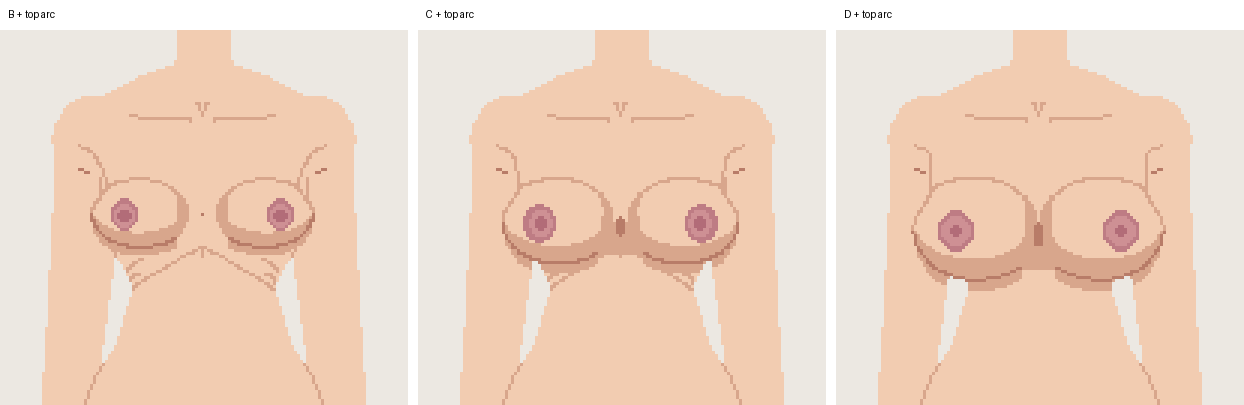
#> input picture web/droom/samples/bust_study/BCD.png, 1244 x 405 px, given in place of mask_nobust.png, which was not available
$ python ribcage.py .
#> lines starting #> are read from the running program, lines starting #| are printed output that depends on the picture
# 研習：先胸腔構圖、再放乳房（2D 線稿，量原本人偶的剪影；單位＝畫面格，×4 像素）
import sys
from PIL import Image, ImageDraw
SP = sys.argv[1]
K = 4
m = Image.open(f'{SP}/mask_nobust.png').convert('RGBA'); W, H = m.size; mp = m.load()
#> after `W, H = m.size`: W = 1244; H = 405
P = lambda X, z: (128 + X * K - .5, (126 - z) * K)
def spline(pts, n=12):  # Catmull-Rom
    out = []
    pts = [pts[0]] + pts + [pts[-1]]
    for i in range(1, len(pts) - 2):
        p0, p1, p2, p3 = pts[i-1], pts[i], pts[i+1], pts[i+2]
        for k in range(n):
            t = k / n
            out.append(tuple(.5 * ((2*p1[j]) + (-p0[j]+p2[j])*t + (2*p0[j]-5*p1[j]+4*p2[j]-p3[j])*t*t + (-p0[j]+3*p1[j]-3*p2[j]+p3[j])*t**3) for j in (0, 1)))
    out.append(pts[-2]); return out
def curve(d, pts, col, mirror=True):
    for s in ([-1, 1] if mirror else [1]):
        q = [P(s * x, z) for x, z in pts]
        d.line(spline(q), fill=col, width=1)
# ── 形狀（畫面格）──
RIB_SIDE = [(4.6, 85.0), (6.8, 83.0), (8.0, 81.0), (8.7, 79.0), (8.75, 77.0), (8.3, 75.0), (7.5, 73.0), (6.6, 71.6), (6.1, 70.6)]
RIB_ARCH = [(6.1, 70.6), (4.0, 71.4), (2.0, 72.6), (0, 73.6)]
STERNUM = [(0, 84.4), (0, 73.6)]
CLAV = [(0.7, 84.5), (3.0, 84.9), (5.8, 85.2), (8.4, 85.7)]
SHOULDER = (10.0, 82.6, 2.7)
import os
if os.environ.get('V1'): BREAST = [(8.6, 79.6), (9.3, 77.4), (9.4, 76.0), (8.9, 74.2), (7.7, 72.6), (5.7, 71.6), (3.9, 72.1), (2.6, 73.4), (2.2, 74.6)]
else: BREAST = [(8.5, 79.6), (8.85, 77.6), (8.9, 76.0), (8.4, 74.0), (7.2, 72.4), (5.3, 71.5), (3.4, 71.9), (2.1, 73.0), (1.5, 74.4), (1.35, 75.9), (1.5, 77.0)]   # 往中間收、外側只多鼓一點；內緣往上收到乳溝
HEART = [(0, 84.4), (3.5, 82.2), (6.6, 80.6), (8.6, 79.6)]
def base(sil=True):
    im = Image.new('RGB', (W, H), (255, 255, 255)); px = im.load()
    for y in range(H):
        for x in range(W):
            r, g, b, a = mp[x, y]
            if a and sil: px[x, y] = (236, 236, 236)
    return im
def outline(im, col=(150, 150, 150), skip=None):
    px = im.load()
    for y in range(1, H - 1):
        for x in range(1, W - 1):
            c = mp[x, y]
            if not c[3]: continue
            edge = False
            for dx, dy in ((1, 0), (-1, 0), (0, 1), (0, -1)):
                n = mp[x + dx, y + dy]
                if not n[3] or (n[2] == 255) != (c[2] == 255): edge = True
            if edge and not (skip and skip(x, y)): px[x, y] = col
# 乳房蓋住的地方：裡面的輪廓線（胸腔側邊、手臂內線）不畫
HM = Image.new('L', (W, H), 0); hd = ImageDraw.Draw(HM)
#> after `HM = Image.new('L', (W, H), 0)`: HM: PIL image 1244x405 L; every value is 0
for s_ in (-1, 1): hd.polygon(spline([P(s_ * x, z) for x, z in BREAST]), fill=255)
hmp = HM.load()
def hidden(x, y): return hmp[x, y] > 0
# ① 胸腔構圖
a = base(); outline(a); d = ImageDraw.Draw(a)
#> in base, `im = Image.new('RGB', (W, H), (255, 255, 255))`: im: PIL image 1244x405 RGB; every value is 255
#> after `a = base()`: a: PIL image 1244x405 RGB; every value is 236
#> after `outline(a)`:
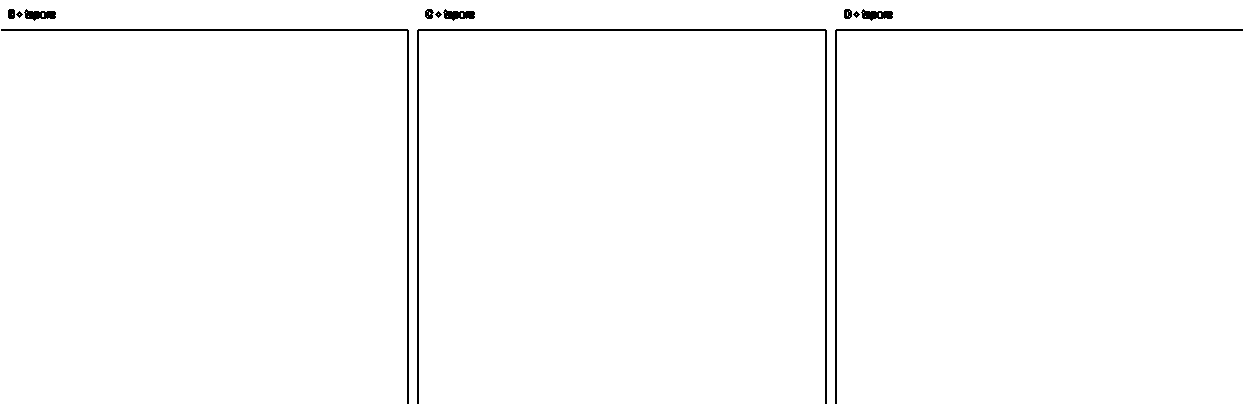
#> a: PIL image 1244x405 RGB; values 150 (black) and 236 (white), 98.7% white; black in thin lines or dots
BLUE, GREEN, YEL, BLK, CL = (60, 90, 220), (40, 170, 70), (225, 180, 20), (30, 26, 30), (120, 70, 60)
curve(d, RIB_SIDE, BLUE); curve(d, RIB_ARCH, BLUE); curve(d, STERNUM, BLUE, False); curve(d, CLAV, CL)
for s in (-1, 1):
    cx, cz, r = SHOULDER; x0, y0 = P(s * cx - r, cz + r); x1, y1 = P(s * cx + r, cz - r); d.ellipse([x0, y0, x1, y1], outline=GREEN)
# ② 放上乳房
b = a.copy(); d = ImageDraw.Draw(b); curve(d, HEART, YEL); curve(d, BREAST, BLK)
#> after `b = a.copy()`:
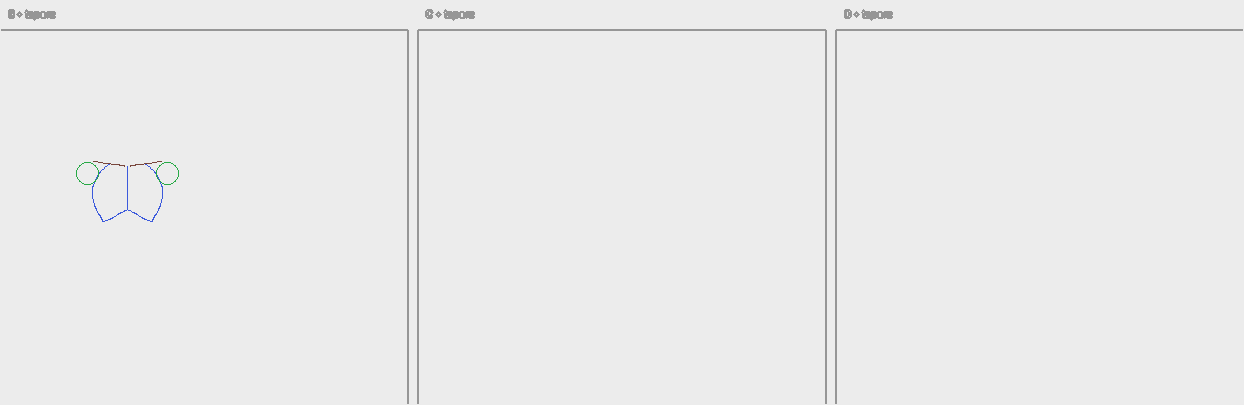
#> b: PIL image 1244x405 RGB; mean R, G, B 234.8, 234.8, 234.8
# ③ 只留線稿
c = base(False); outline(c, BLK, hidden); d = ImageDraw.Draw(c); curve(d, CLAV[:3], BLK); curve(d, BREAST, BLK)
y0, y1 = int(H * .262) - 8, int(H * .47)
#> y0 = 98; y1 = 190
ims = [i.crop((60, y0, 196, y1)).resize(((196 - 60) * 3, (y1 - y0) * 3), Image.NEAREST) for i in (a, b, c)]
#> ims = 3 items
w, h = ims[0].size; o = Image.new('RGB', (w * 3 + 20, h + 30), (255, 255, 255)); dd = ImageDraw.Draw(o)
#> after `w, h = ims[0].size`: w = 408; h = 276
#> after `o = Image.new('RGB', (w * 3 + 20, h + 30), (255, 255, 255))`: o: PIL image 1244x306 RGB; every value is 255
for i, (im, t) in enumerate(zip(ims, ['1 ribcage first', '2 breasts on the ribcage', '3 line art'])):
    o.paste(im, (i * (w + 10), 30)); dd.text((i * (w + 10) + 8, 8), t, fill=0)
#> this loop made 3 passes
#> t on passes 1 to 3: '1 ribcage first', '2 breasts on the ribcage', '3 line art'
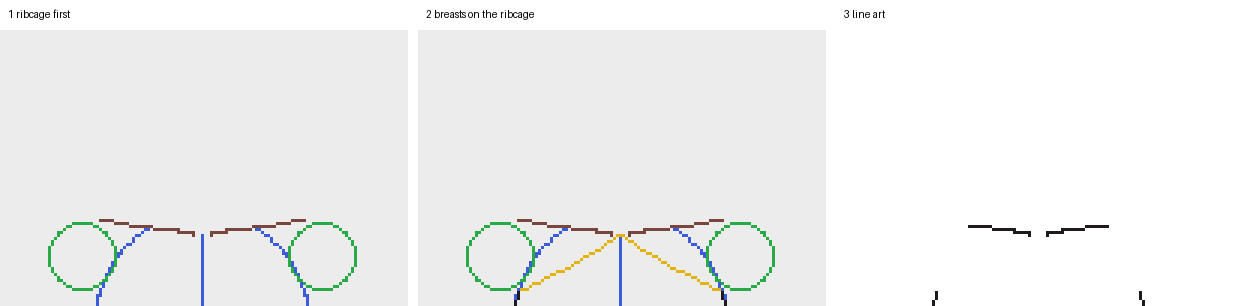
#> o: PIL image 1244x306 RGB; mean R, G, B 240.9, 241.5, 241.1
o.save(f'{SP}/ribcage_steps.png'); print(o.size)
#| (1244, 306)
